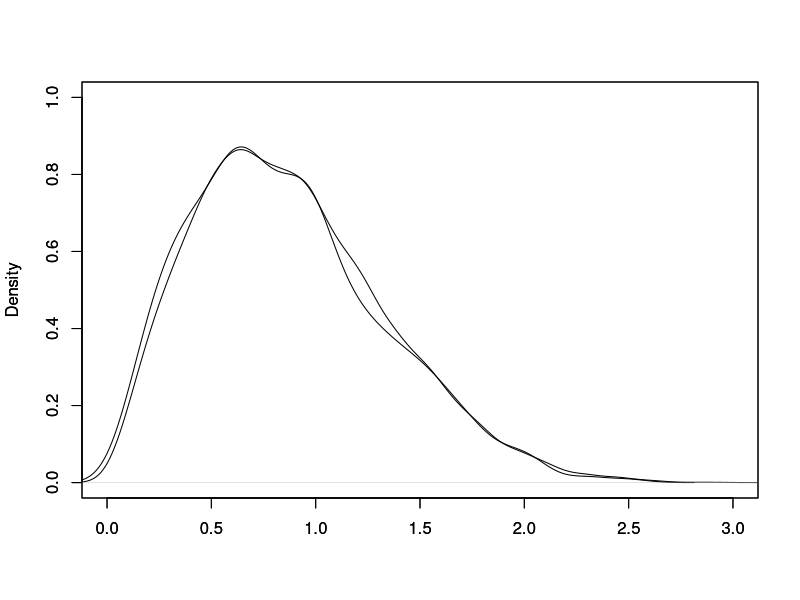
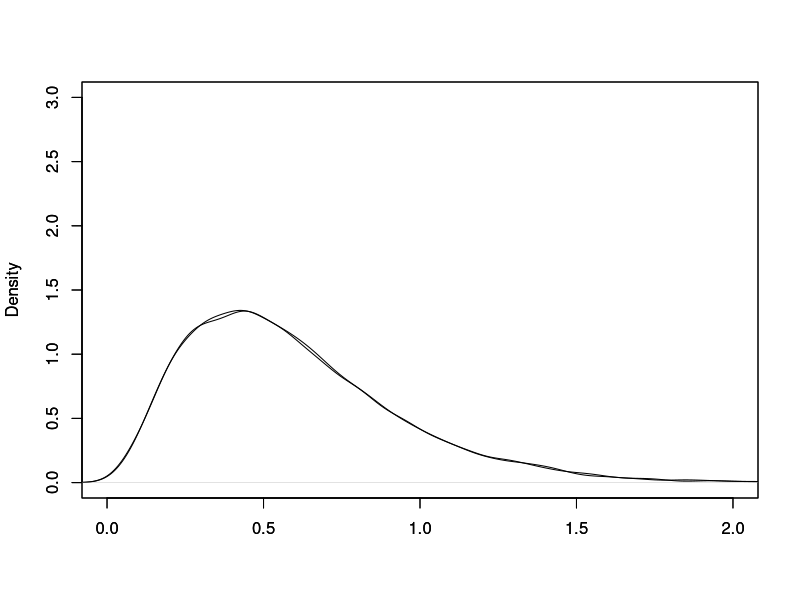
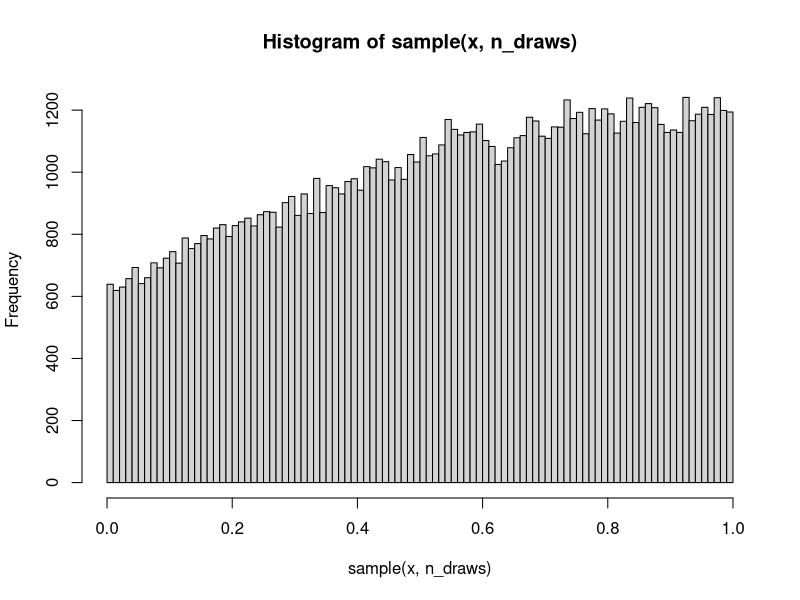
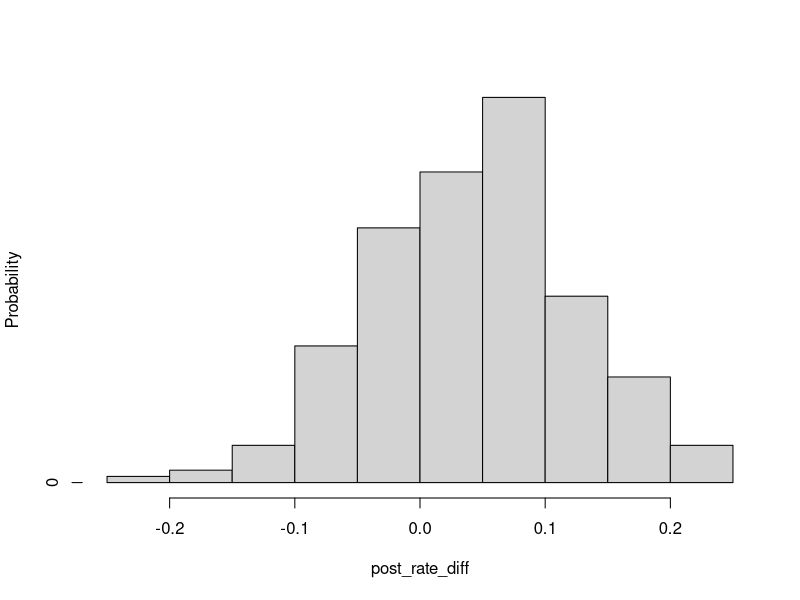

The R source for these figures, in order:
## ---- chunk 1
knitr::opts_chunk$set(echo = TRUE)
## ---- chunk 2
set.seed(124345)

U=runif(10000)
X= (-1*(log(U)))**(0.5) #Inverse transformation which is -ln(u)^(1/shape)

set.seed(124345)
Y = rweibull(2000,shape=2,scale=1)

plot(density(X), xlim=c(0,3), ylim=c(0,1) ,main="",xlab=NA)
par(new = TRUE)
plot(density(Y), xlim=c(0,3), ylim=c(0,1) ,main="",xlab=NA)

## ---- chunk 3
set.seed(123456)
U = runif(3*10000)
U = matrix(data=U,nrow=3)
X = -log(U)
X = (1/5)*apply(X,2,sum) #General transformation based on our parameters

set.seed(123456)
Y = rgamma(10000,3,5)

plot(density(X), xlim=c(0,2), ylim=c(0,3) ,main="",xlab=NA)
par(new = TRUE)
plot(density(Y), xlim=c(0,2), ylim=c(0,3) ,main="",xlab=NA)
## ---- chunk 4
set.seed(123456)

u<-runif(1000000, 0, 1)
y<-runif(1000000, 0, 2)
x<-u[y<(3/10)*(-u^2+2*u+1)] #Takes into account the level 1.0 for the AR method


n_draws <- 100000
hist(sample(x,n_draws),breaks=100)

## ---- chunk 5
set.seed(123456)

n_draw <- 10000

#Defining the prior
prior_rate <- rbeta(n_draw,2,5)

# Defining the generative model
gen_modelA <- function(rate) {
  conversions <-rbinom(1,size=50,prob = rate) 
  conversions
}
gen_modelB <- function(rate) {
  conversions <-rbinom(1,size=75,prob = rate) 
  conversions
}

# Simulating the data
conversionsA <- rep(NA, n_draw) 
for(i in 1:n_draw) {
  conversionsA[i] <- gen_modelA(prior_rate[i])
}
conversionsB <- rep(NA, n_draw)
for(i in 1:n_draw) {
  conversionsB[i] <- gen_modelB(prior_rate[i])
}

# Filtering out those parameter values that didn't result in the
# data that we actually observed
post_rateA <- prior_rate[conversionsA == 15] 
post_rateB <- prior_rate[conversionsB == 25] 


post_rate_diff<-rep(NA,length(post_rateB))
for(i in 1:length(post_rateA)){
  post_rate_diff[i]<-post_rateB[i]-post_rateA[i]
}

h <- hist(post_rate_diff, breaks = 10, plot=FALSE)
h$counts=h$counts/sum(h$counts)
plot(h, main="", ylab="Probability")

